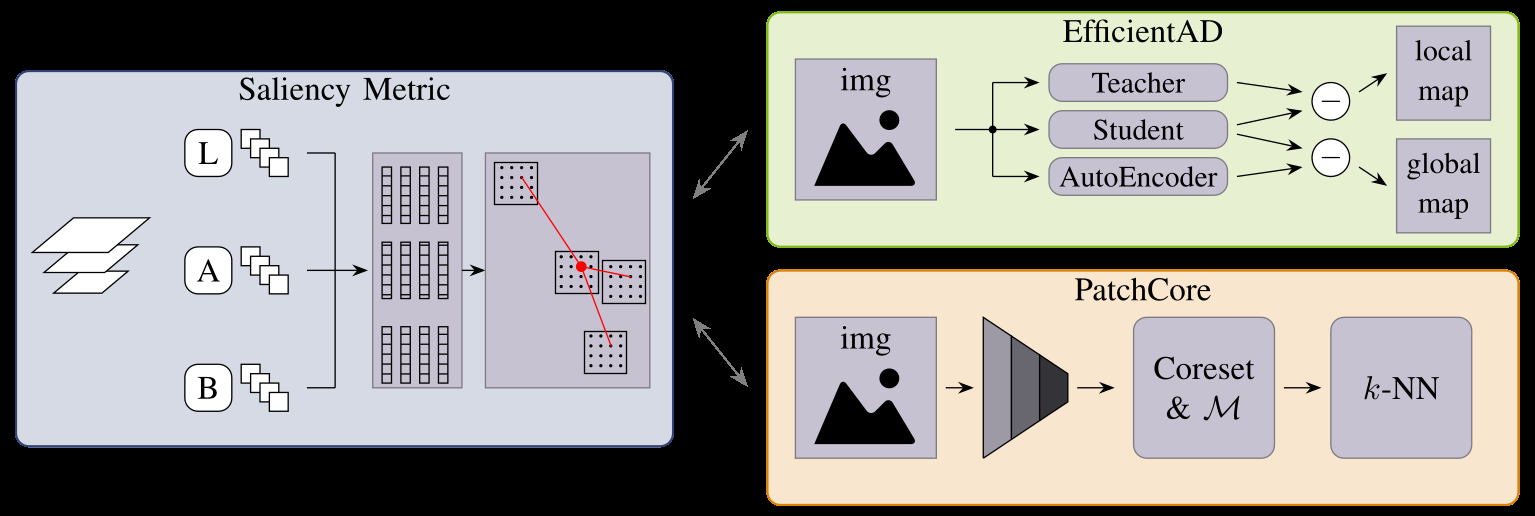
#> input picture images/Overview.png, 1535 x 516 px
$ python -i saliency.py   (imports and definitions only)
#> lines starting #> are read from the running program, lines starting #| are printed output that depends on the picture
import numpy as np
from multiprocessing import Process, Manager
import cv2
from helpers.terminalColor import terminalColor as tc

class salience_metric:
    """Calculates the salience metric for the given parameters and image
    """
    def __init__(self, K: int=12, scales: list=[1, 0.8, 0.66, 0.4]) -> None:
        """Init of salience metric class

        Args:
            K (int, optional): Neighborhood size. Defaults to 12.
            scales (list, optional): list of scales (from 0 to 1). Defaults to [1, 0.8, 0.66, 0.4].
        """
        self.K = K
        self.scales = scales

    def __repr__(self) -> str:
        return tc.info + f"Salience Metric(K: {self.K}, scales: {self.scales})"

    def extractFeatures(self, rgb: np.ndarray, step: int) -> np.ndarray:
        """returns feature Matrix with dimension (x, y, 147)

        Args:
            rgb (np.ndarray): Input Image as type RGB
            step (int): Steps to go [0-7]. Defines how much overlap between the features are used

        Returns:
            np.ndarray: features
        """
        # Convert to CIE L*a*b
        Lab = cv2.cvtColor(rgb, cv2.COLOR_RGB2Lab)

        # Get Size
        w, h, c = Lab.shape

        # Kernel Size and calc output size
        k = 7
        ox = int((w - k) / step) + 1
        oy = int((h - k) / step) + 1

        # Pre-Allocate Memory for Feature Vector
        feature = np.zeros((ox, oy, 147))

        # Split up into 7x7 Areas
        for y in range(0, h, step):
            for x in range(0, w, step):
                if(x+7 <= w and y+7 <= h):
                    L = Lab[x:x+7, y:y+7, 0]
                    a = Lab[x:x+7, y:y+7, 1]
                    b = Lab[x:x+7, y:y+7, 2]

                    feature[int(x/step), int(y/step), 0:49] = L.reshape(7*7)
                    feature[int(x/step), int(y/step), 49:98] = a.reshape(7*7)
                    feature[int(x/step), int(y/step), 98:147] = b.reshape(7*7)

        return feature

    def d_color(self, features: np.ndarray) -> np.ndarray:
        """Calculates the quadratic euclidean distance between the feature Vectors

        Args:
            features (np.ndarray): feature tensor

        Returns:
            np.ndarray: d_color[x, y, i, j]
        """
        # Get Shape
        wx, hy, _ = features.shape

        # Pre- Allocate Memory to save in d_color
        d = np.zeros((wx, hy, self.K, self.K))

        # Predefine the Radius of the Neighborhood
        radius_k = int(self.K/2)

        # Because of open cv: divide by 255.0
        features = features / 255.0
        # Extend array, so neighborhood can be calculated for the edges too
        wf, hf, cf = features.shape
        new_features = np.ones((wf + self.K, hf + self.K, cf)) * \
            np.mean(features, axis=(0, 1))
        new_features[radius_k:-radius_k, radius_k:-radius_k, :] = features

        # Calculate quadratic euclidean distance
        for i in range(0, wx * hy):
            # Calculate the position in the 2D Grid from the 1D iteration vector
            x = i % wx + radius_k
            y = i // wx + radius_k

            # Pick out the center vector
            mainVec = new_features[x, y, :]
            # Calculate the difference of color
            inner_vec = mainVec - \
                new_features[x - radius_k:x + radius_k,
                            y - radius_k:y + radius_k, :]
            d[x - radius_k, y - radius_k, :, :] = np.sum(inner_vec**2, axis=-1)

        # Fix issue that the edges of the first two edges of the images get more highlighted
        d[0:radius_k, :, :, :] = d[0:radius_k, :, :, :] * 0.5
        d[radius_k:, 0:radius_k, :, :] = d[radius_k:, 0:radius_k, :, :] * 0.5

        return d

    def d_distance(self, features: np.ndarray) -> np.ndarray:
        """Calculates the Distance for each point to neighbor Points

        Args:
            features (np.ndarray): features

        Returns:
            np.ndarray: distance tensor
        """
        # Get Shape
        wx, hy, _ = features.shape

        # Pre- Allocate Memory to save in d_color
        d = np.zeros((wx, hy, self.K, self.K))

        # Precalculate the distance pattern
        pattern = np.zeros((self.K, self.K))
        for i in range(-int(self.K/2), int(self.K/2)):
            for j in range(-int(self.K/2), int(self.K/2)):
                pattern[i, j] = np.sum((np.array((0, 0)) - np.array((i, j)))**2)

        # Calculate quadratic euclidean distance
        for y in range(0, hy):
            for x in range(0, wx):
                d[x, y, :, :] = pattern

        return d

    def calculate_defectmap(self, rgb: np.ndarray) -> np.ndarray:
        """Calculates the defect map for a given image

        Args:
            rgb (np.ndarray): rgb image

        Returns:
            np.ndarray: defectmap
        """
        # For algorithm
        w, h, c = rgb.shape
#> w = 516; h = 1535; c = 3

        c = 3
        maps = []
        feature_maps = []
        for sc in self.scales:
            # Scale image
            scaled = cv2.resize(rgb, (int(sc * w), int(sc * h)))
            # features needed: ~ 0.285 sec for 300px by 300px
            feature_maps.append(self.extractFeatures(scaled, step=3))
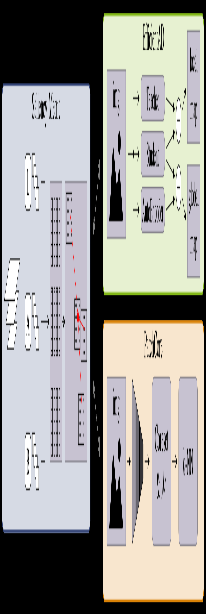
#> scaled: shape (614, 206, 3); mean R, G, B 158.7, 157.3, 153.7
#> after the loop, feature_maps = 4 items

        for feature in feature_maps:
            # d color needed: 2.6 sec
            dc = self.d_color(feature)
            # d distance needed: 0.062 sec
            d_dis = self.d_distance(feature)

            d = dc / (1 + c * d_dis)

            defectmap = 1 - 2.718**(-1/self.K*np.sum(d, axis=(2, 3)))
            maps.append(defectmap)
#> this loop made 4 passes
#> (wf in d_color, hf in d_color) on passes 1 to 4: (510, 170), (408, 136), (336, 112), (203, 67)
#> pass 1, in calculate_defectmap, `defectmap = 1 - 2.718**(-1/self.K*np.sum(d, axis=(2, 3)))`:
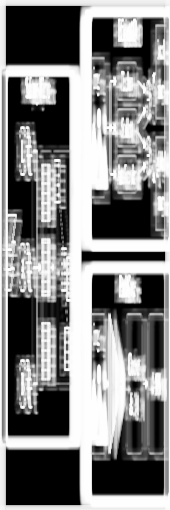
#> defectmap: shape (510, 170) float64; min 0, max 1, mean 0.505
#> pass 2, in calculate_defectmap, `defectmap = 1 - 2.718**(-1/self.K*np.sum(d, axis=(2, 3)))`:
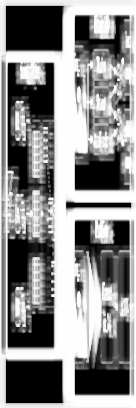
#> defectmap: shape (408, 136) float64; min 0, max 1, mean 0.545
#> pass 3, in calculate_defectmap, `defectmap = 1 - 2.718**(-1/self.K*np.sum(d, axis=(2, 3)))`:
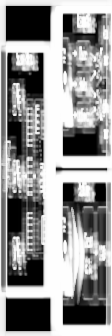
#> defectmap: shape (336, 112) float64; min 0, max 1, mean 0.582
#> after the loop, maps = 4 items

        # Fusion
        length = len(self.scales)
#> length = 4
        w, h = maps[0].shape
#> w = 510; h = 170

        defectmap_ = np.zeros((h, w))

        for i in range(0, length):
            scaled = cv2.resize(maps[i], (w, h))
            defectmap_ = defectmap_ + scaled
#> this loop made 4 passes
#> pass 1, in calculate_defectmap, `scaled = cv2.resize(maps[i], (w, h))`:
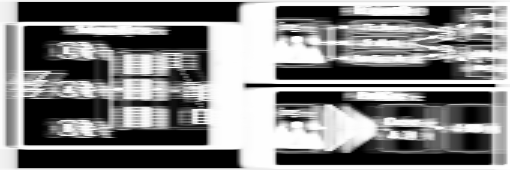
#> scaled: shape (170, 510) float64; min 0, max 1, mean 0.506
#> pass 3, in calculate_defectmap, `scaled = cv2.resize(maps[i], (w, h))`:
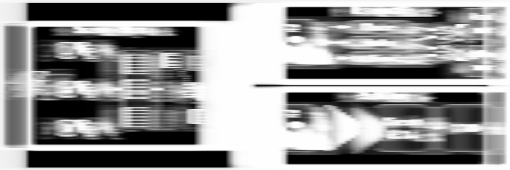
#> scaled: shape (170, 510) float64; min 0, max 1, mean 0.583
#> after the loop:
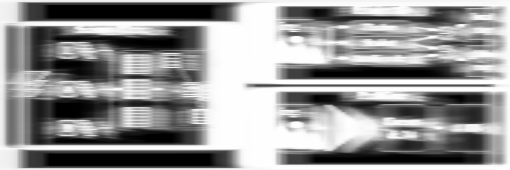
#> defectmap_: shape (170, 510) float64; min 0, max 4, mean 2.33; drawn with min black and max white

        return defectmap_

    # [68 lines left out: functions calculate_defectmap_parallel, __generate_single_scale_defectmap, not called in this run]


>>> import cv2
>>> picture = cv2.cvtColor(cv2.imread('../images/Overview.png'), cv2.COLOR_BGR2RGB)
>>> result = salience_metric().calculate_defectmap(picture)
